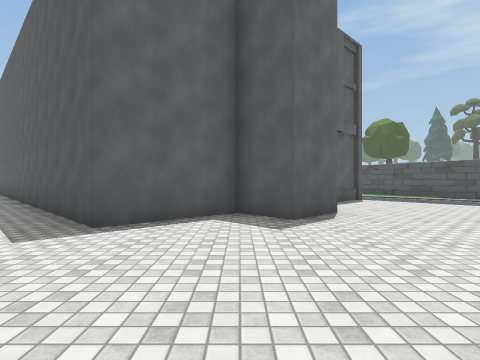
View 1 (above)

23 first-person views from a walk through a Unity game level. The camera is 1.3 m above the floor, looks level and sees 80° across. The floor is counted in squares, 2 m on a side. Each view is taken from the middle of a square. On the plan, view 1 faces up. The plan holds only what a view shows up to about 9 squares ahead; the rest is blank. The place goes on beyond the plan. Some surface patterns are stand-ins.

View 2
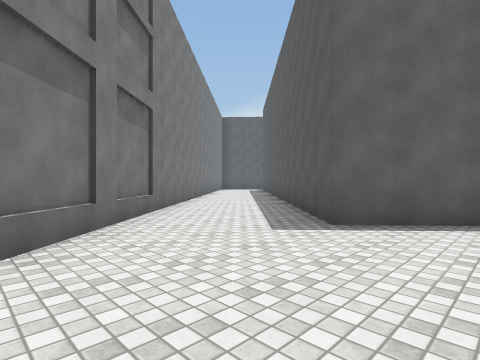

View 3
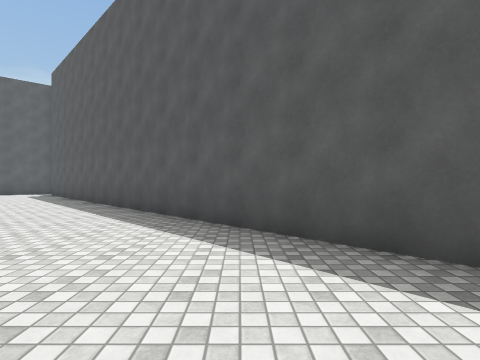

View 4
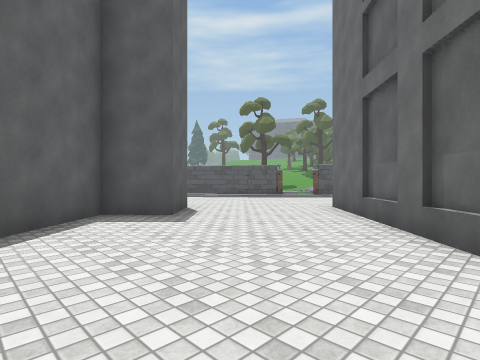

View 5
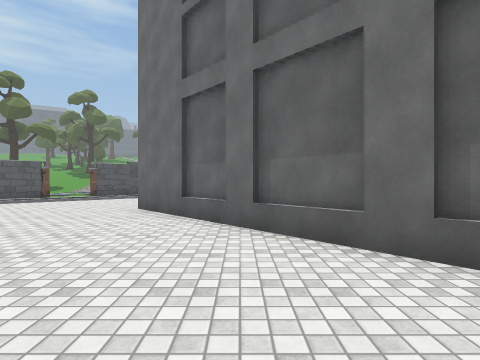

View 6
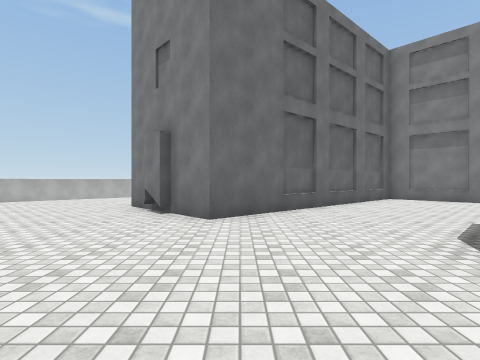

View 7
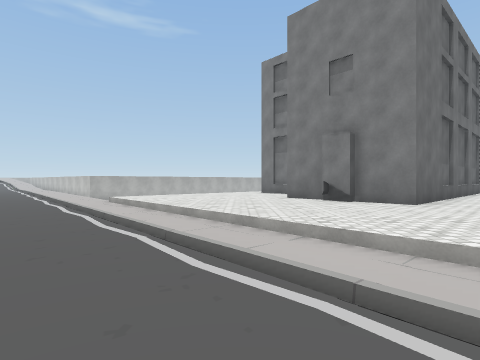

View 8
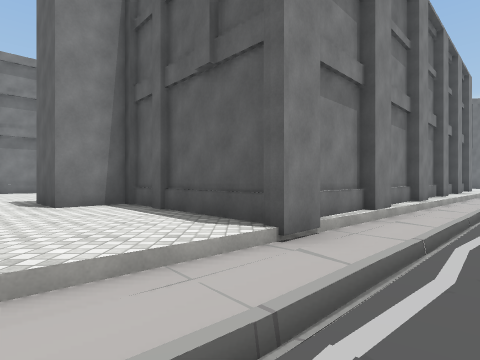

View 9
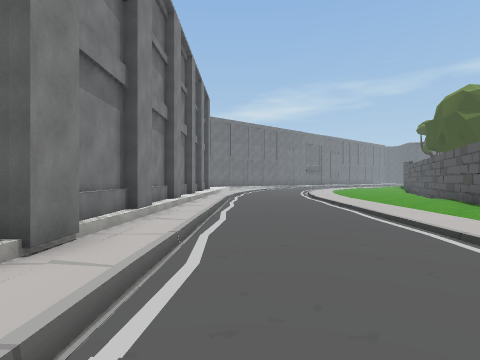

View 10
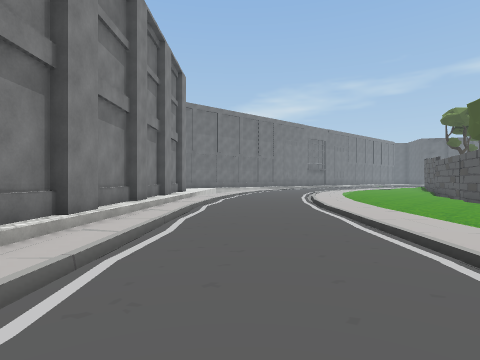

View 11
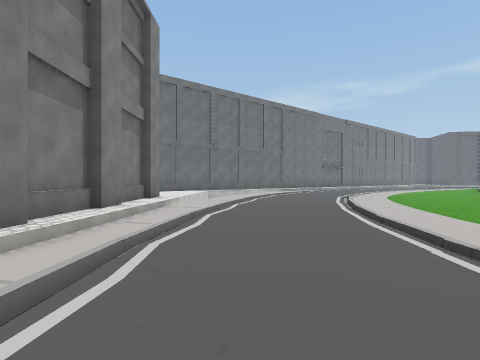

View 12
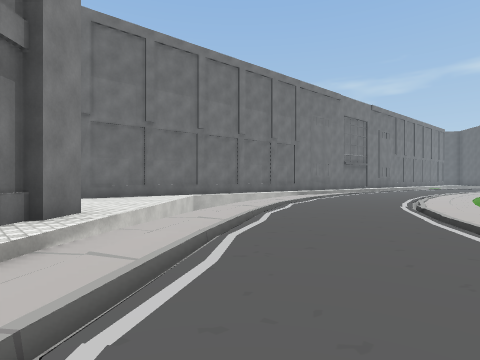

View 13
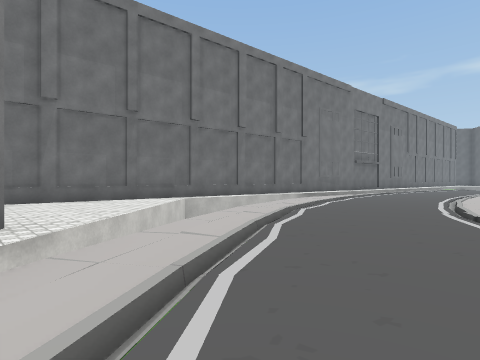

View 14
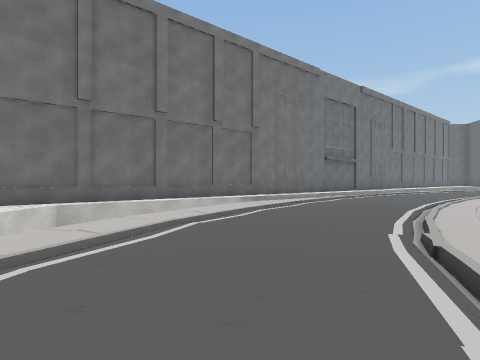

View 15
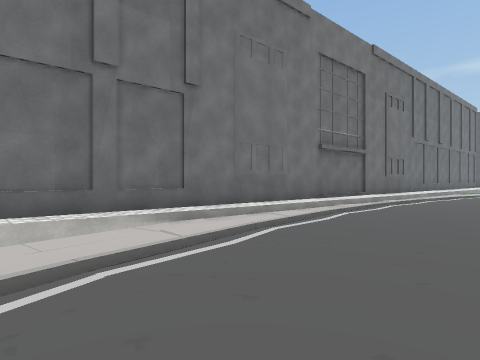

View 16
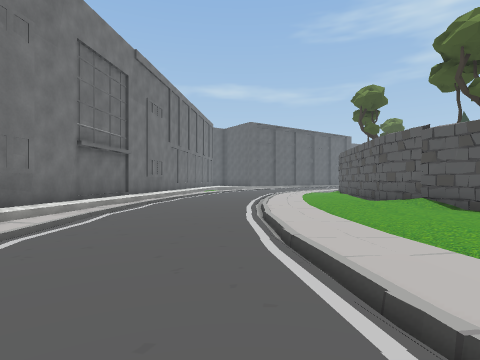

View 17
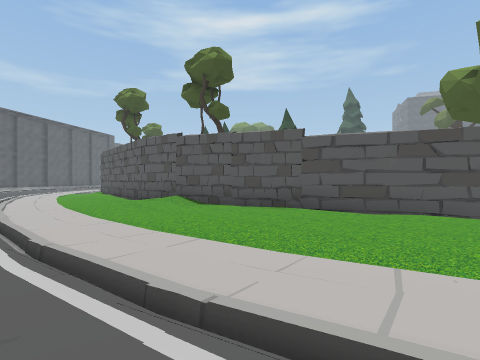

View 18
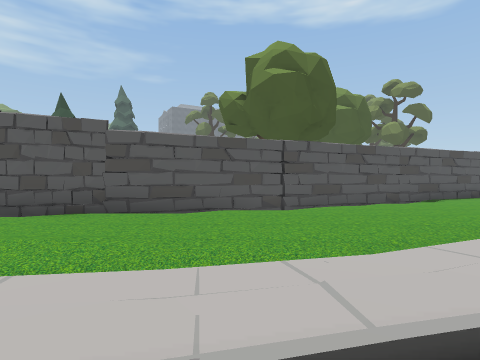

View 19
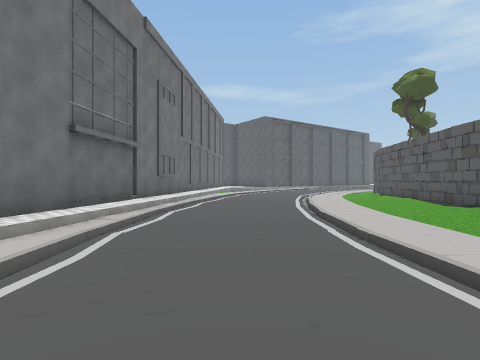

View 20
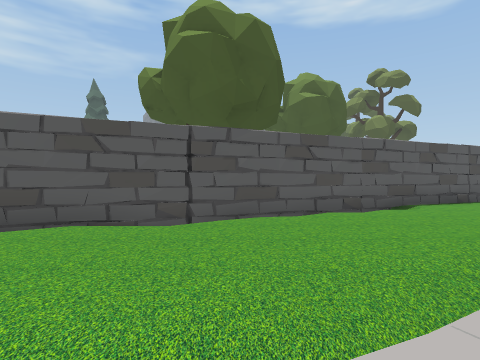

View 21
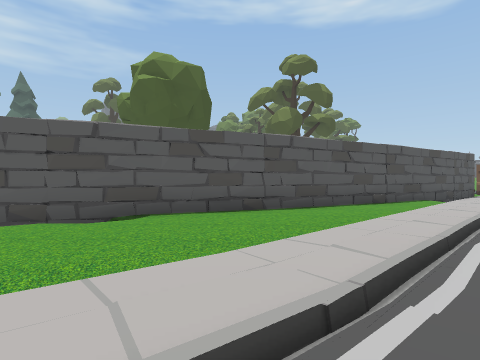

View 22
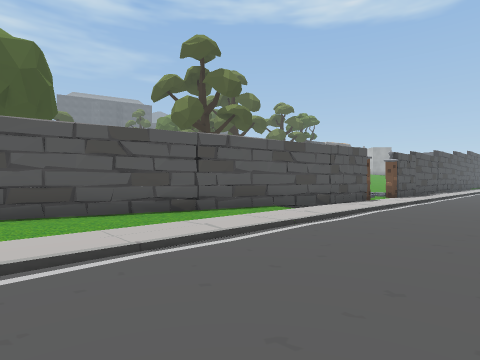

View 23
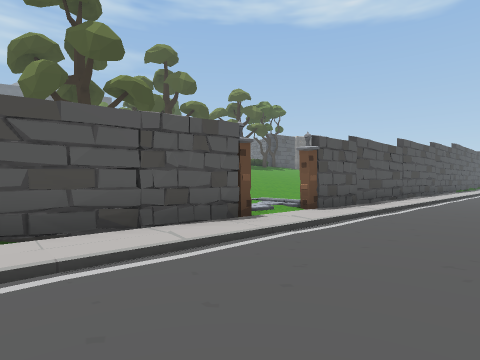

### Floor plan
Key: @ floor where view 1 was taken; # wall or solid block; . main floor; : floor 0.25 m higher than the main floor; - floor 0.25 m lower than the main floor; _ floor 0.75 m lower than the main floor; < floor 1.5 m lower than the main floor; ( floor 2.75 m lower than the main floor; / step, stairs or slope; = window, fence, low wall or low ledge; v drop or lower ground; T tree; O other object.
Columns run from 9 left of view 1 to 15 right of it. Each row starts with its distance up from view 1.
 37  #:...-..
 36  #:......#
 35  #.......#
 34  #.....-.#
 33  #.....-.##T
 32 ##.....-..#
 31 #:.....-..#
 30 #:.....-..##
 29 #:.....-...#
 28 #:.........#<
 27 #v.........##
 26 #v......-../#
 25 #v......-...v#T
 24 #vv....//-...#
 23 #vv.(....-...##
 22 #:vv..........#     T
 21 #::v=-........#     T
 20 #:::v......-..##
 19    ###....-.-..#
 18     ##.........##
 17      ##.........#
 16       ##........##
 15        ##........#
 14         ##.......##
 13          ##.......##
 12           ##......##
 11 ##         #.-.....##
 10 :##        ##.-....#O
  9 ::##       ###.-.....##
  8 :::##     ##:::.....-#O
  7  :::##    #:::::.....##_
  6  ::::## ###::::::.....##
  5  #::::###:#::::::......
  4  ##::::#::::::::::......
  3   ##:::::::::##::::.....
  2    ##:::::::####::::....
  1     ##:::::##  #:::::.-..
  0      ##::@##    ::::/ .-.
 -1       ##:##      ::

Positions as (right, up) in squares from view 1, and headings:
1: (0, 0), facing up
2: (0, 0), facing up-left
3: (-4, 2), facing up
4: (-2, 0), facing up-right
5: (-2, 1), facing right
6: (4, 8), facing down
7: (8, 9), facing down
8: (7, 9), facing left
9: (7, 9), facing up-left
10: (5, 12), facing up-left
11: (2, 15), facing up-left
12: (-1, 18), facing up-left
13: (-2, 19), facing up-left
14: (-2, 22), facing up-left
15: (-4, 26), facing up-left
16: (-4, 26), facing up
17: (-4, 26), facing up-right
18: (-4, 27), facing right
19: (-5, 28), facing up
20: (-2, 25), facing right
21: (0, 19), facing right
22: (2, 14), facing right
23: (6, 10), facing right
